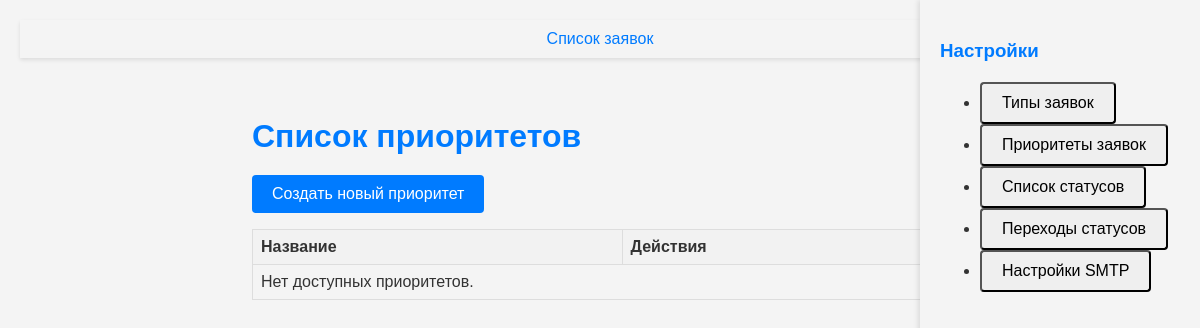
/priority_list/, run on an earlier commit of the app's database.
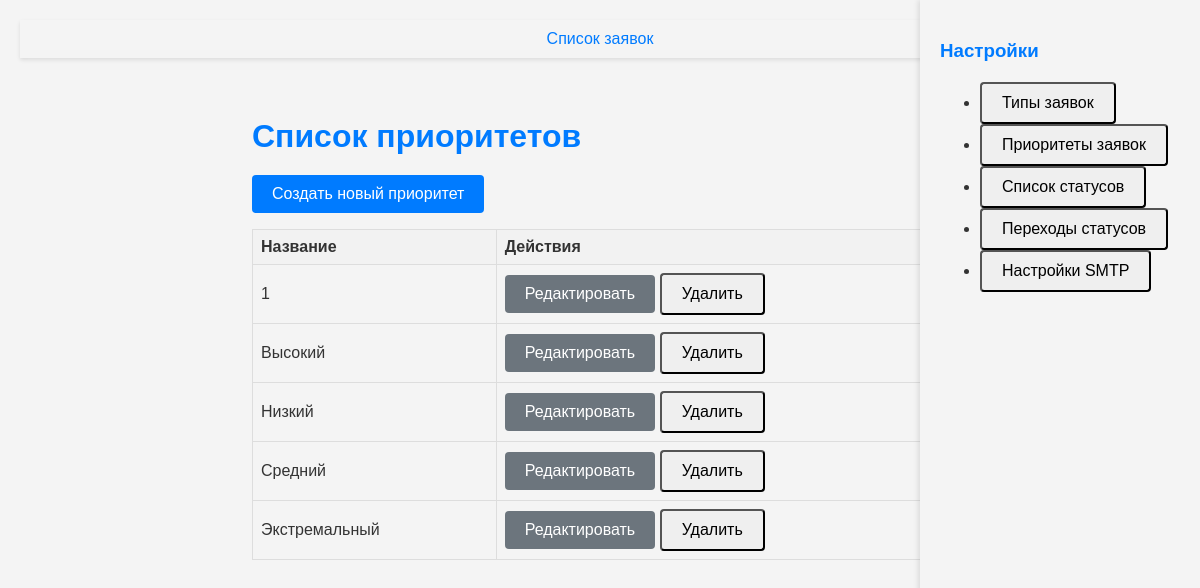
And on a later commit of the database.
### service/models.py (models this page shows, shortened)
class Priority(models.Model):
    name = models.CharField(max_length=50, unique=True)

### service/views/settings_views.py (the view)
# urls.py: path('priority_list/', priority_list, name='priority_list'),
def priority_list(request):
    priorities = Priority.objects.all().order_by('name')
    return render(request, 'settings/priority_list.html', {'priorities': priorities})

### service/templates/settings/priority_list.html (shortened to what this page needs)
{% extends 'settings/settings_sidebar.html' %}
{% block settings_content %}
    <div class="settings-content">
        <h1>Список приоритетов</h1>
        <p><a href="{% url 'create_priority' %}" class="btn btn-primary">Создать новый приоритет</a></p>
        <table class="table">
            <thead>
                <tr>
                    <th>Название</th>
                    <th>Действия</th>
                </tr>
            </thead>
            <tbody>
                {% for priority in priorities %}
                    <tr>
                        <td>{{ priority.name }}</td>
                        <td>
                            <a href="{% url 'edit_priority' priority.id %}" class="btn btn-secondary">Редактировать</a>
                            <form action="{% url 'delete_priority' priority.id %}" method="post" style="display: inline;">
                                <button type="submit" class="btn btn-danger" onclick="return confirm('Вы уверены, что хотите удалить этот приоритет?');">Удалить</button>
                            </form>
                        </td>
                    </tr>
                {% empty %}
                    <tr>
                        <td colspan="2">Нет доступных приоритетов.</td>
                    </tr>
                {% endfor %}
            </tbody>
        </table>
    </div>
{% endblock %}

What changed in the data, as far as the page shows it:
added Priority: name "1"
added Priority: name "Высокий"
added Priority: name "Низкий"
added Priority: name "Средний"
added Priority: name "Экстремальный"
Also different on the page:
text no longer shown: "Нет доступных приоритетов."
